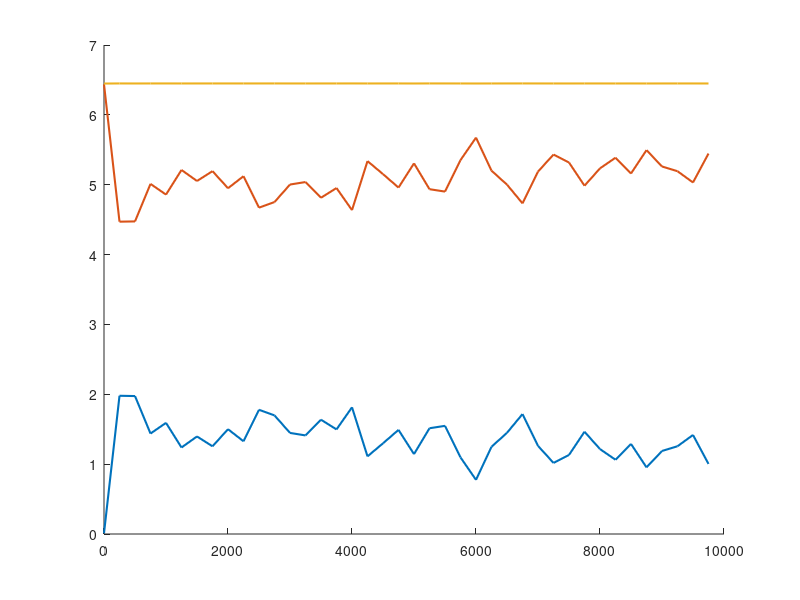

Reproduce this figure in MATLAB.
clear all, close all, clc

energy = importdata('Energy.dat');

hold on

plot(energy(:,1), energy(:,2), 'Linewidth',1.5);     %%PE
plot(energy(:,1), energy(:,3), 'Linewidth',1.5);     %%KE
plot(energy(:,1), energy(:,4), 'Linewidth',1.5);     %%TE

%  legend('PE', 'KE', 'TE');



